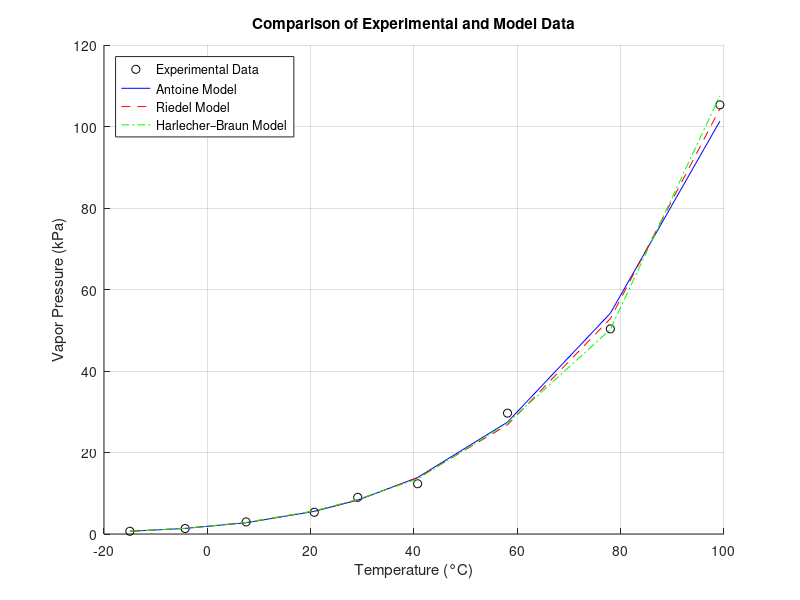

Write the MATLAB code that produced this figure.
T = [-15, -4.3, 7.5, 20.7, 29.1, 40.7, 58.1, 78, 99.2]; 
Pv = [0.667, 1.333, 2.966, 5.333, 9.00, 12.33, 29.66, 50.33, 105.32]; 

% Convert Temperature to Kelvin
T_K = T + 273.15;

% Take natural logarithms of Pv
lnPv = log(Pv);

% Antoine Equation: ln(Pv) = A - B/(T + C)
% Define the Antoine function for nonlinear fitting
antoineFun = @(params, T) params(1) - params(2) ./ (T + params(3));

% Initial guess for parameters [A, B, C]
antoineInitial = [10, 2000, 200];

% Fit the Antoine equation
antoineParams = lsqcurvefit(antoineFun, antoineInitial, T_K, lnPv);

% Riedel Equation: ln(Pv) = A + B/T + Cln(T) + DT^6
riedelFun = @(params, T) params(1) + params(2)./T + params(3)*log(T) + params(4)*T.^6;

% Initial guess for parameters [A, B, C, D]
riedelInitial = [10, -2000, 0.1, 1e-10];

% Fit the Riedel equation
riedelParams = lsqcurvefit(riedelFun, riedelInitial, T_K, lnPv);

% Harlecher–Braun Equation: ln(Pv) = A + B/T + Cln(T) + D(Pv/T^2)
hbFun = @(params, T, Pv) params(1) + params(2)./T + params(3)*log(T) + params(4)*(Pv./(T.^2));

% Initial guess for parameters [A, B, C, D]
hbInitial = [10, -2000, 0.1, 0.01];

% Fit the Harlecher–Braun equation
hbParams = lsqcurvefit(@(params, T) hbFun(params, T, Pv), hbInitial, T_K, lnPv);

% Simulated Data for All Models
antoineSim = exp(antoineFun(antoineParams, T_K));
riedelSim = exp(riedelFun(riedelParams, T_K));
hbSim = exp(hbFun(hbParams, T_K, Pv));

% Calculate Theil's Inequality Coefficient (TIC) for each model
% Define function to compute TIC
ticCalc = @(sim, exp) sqrt(sum((sim - exp).^2)) / (sqrt(sum(sim.^2)) + sqrt(sum(exp.^2)));

% TIC Values
ticAntoine = ticCalc(antoineSim, Pv);
ticRiedel = ticCalc(riedelSim, Pv);
ticHB = ticCalc(hbSim, Pv);

% Display Results
fprintf('Antoine Parameters: A = %.4f, B = %.4f, C = %.4f\n', antoineParams);
fprintf('Riedel Parameters: A = %.4f, B = %.4f, C = %.4f, D = %.4e\n', riedelParams);
fprintf('Harlecher–Braun Parameters: A = %.4f, B = %.4f, C = %.4f, D = %.4f\n', hbParams);

fprintf('TIC Antoine: %.4f\n', ticAntoine);
fprintf('TIC Riedel: %.4f\n', ticRiedel);
fprintf('TIC Harlecher-Braun: %.4f\n', ticHB);

% Plot Experimental and Model Data
figure;
hold on;
plot(T, Pv, 'ko', 'DisplayName', 'Experimental Data'); % Experimental data
plot(T, antoineSim, 'b-', 'DisplayName', 'Antoine Model'); % Antoine model
plot(T, riedelSim, 'r--', 'DisplayName', 'Riedel Model'); % Riedel model
plot(T, hbSim, 'g-.', 'DisplayName', 'Harlecher–Braun Model'); % Harlecher-Braun model
xlabel('Temperature (°C)');
ylabel('Vapor Pressure (kPa)');
title('Comparison of Experimental and Model Data');
legend('Location', 'Northwest');
grid on;


